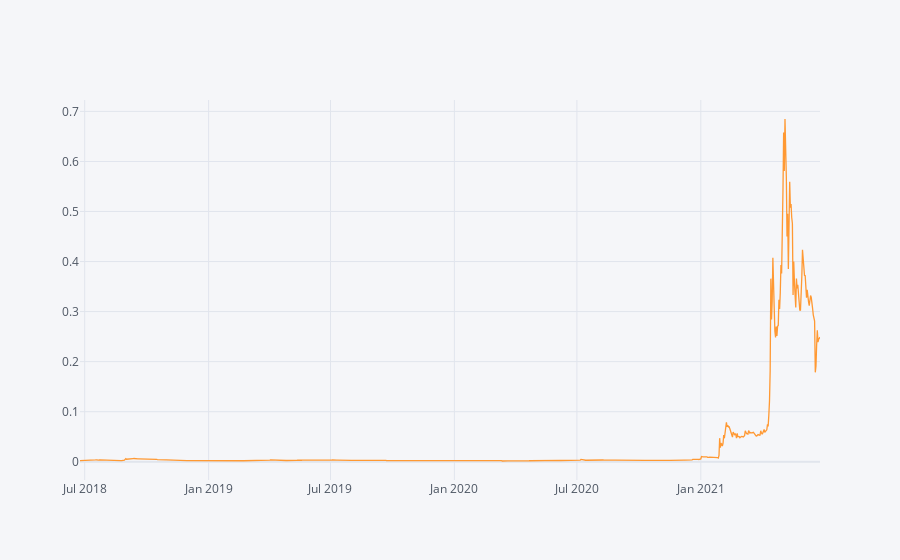

The cell this chart's notebook holds for it:
### Code cell
#Visualization (Closing Price)
df.xs(key='Close',axis=1).iplot()

### Figure 1 — Plotly figure (JSON) as saved in the notebook; plotly's stock layout.template omitted (floating-point values rounded to 4 significant figures; data arrays with more than 128 entries replaced by an {"elided": "..."} marker saying what was removed)
{"data": [{"line": {"color": "rgba(255, 153, 51, 1.0)", "dash": "solid", "shape": "linear", "width": 1.3}, "mode": "lines", "name": "Close", "text": "", "type": "scatter", "x": {"elided": "1095 str values"}, "y": {"elided": "1095 float values"}}], "layout": {"legend": {"bgcolor": "#F5F6F9", "font": {"color": "#4D5663"}}, "paper_bgcolor": "#F5F6F9", "plot_bgcolor": "#F5F6F9", "title": {"font": {"color": "#4D5663"}}, "xaxis": {"gridcolor": "#E1E5ED", "showgrid": true, "tickfont": {"color": "#4D5663"}, "title": {"font": {"color": "#4D5663"}, "text": ""}, "zerolinecolor": "#E1E5ED"}, "yaxis": {"gridcolor": "#E1E5ED", "showgrid": true, "tickfont": {"color": "#4D5663"}, "title": {"font": {"color": "#4D5663"}, "text": ""}, "zerolinecolor": "#E1E5ED"}}}
